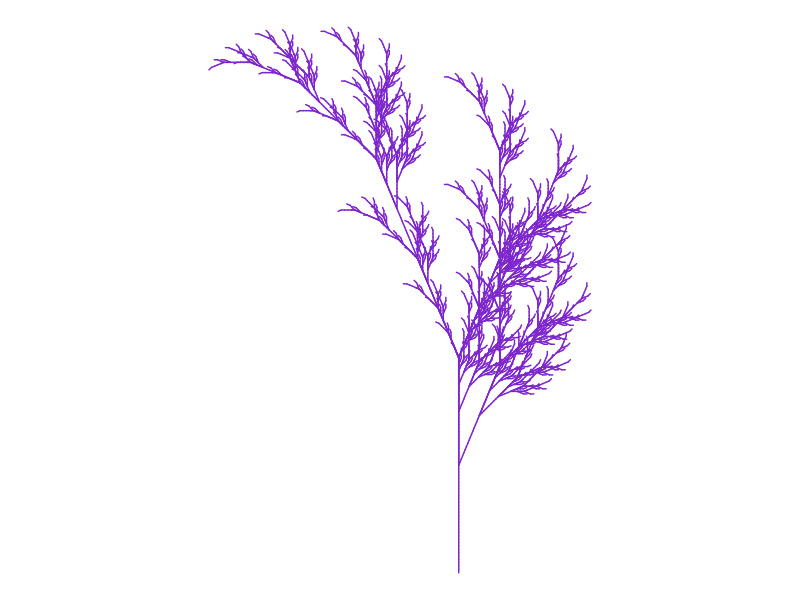

R code for this plot:
# Title Fall color
# Credit: https://fronkonstin.com

# Install packages

library(dplyr)
library(proto)
library(gsubfn)
library(tidyverse)

# Define elements in plant art
# Each image corresponds to a different axiom, rules, angle and depth

# Leaf of Fall

axiom="X"
rules=list("X"="F-[[X]+X]+F[+FX]-X", "F"="FF")
angle=22.5
depth=6


for (i in 1:depth) axiom=gsubfn(".", rules, axiom)

actions=str_extract_all(axiom, "\\d*\\+|\\d*\\-|F|L|R|\\[|\\]|\\|") %>% unlist

status=data.frame(x=numeric(0), y=numeric(0), alfa=numeric(0))
points=data.frame(x1 = 0, y1 = 0, x2 = NA, y2 = NA, alfa=90, depth=1)


# Generating data
# Note: may take a minute or two

for (action in actions)
{
  if (action=="F")
  {
    x=points[1, "x1"]+cos(points[1, "alfa"]*(pi/180))
    y=points[1, "y1"]+sin(points[1, "alfa"]*(pi/180))
    points[1,"x2"]=x
    points[1,"y2"]=y
    data.frame(x1 = x, y1 = y, x2 = NA, y2 = NA,
               alfa=points[1, "alfa"],
               depth=points[1,"depth"]) %>% rbind(points)->points
  }
  if (action %in% c("+", "-")){
    alfa=points[1, "alfa"]
    points[1, "alfa"]=eval(parse(text=paste0("alfa",action, angle)))
  }
  if(action=="["){
    data.frame(x=points[1, "x1"], y=points[1, "y1"], alfa=points[1, "alfa"]) %>%
      rbind(status) -> status
    points[1, "depth"]=points[1, "depth"]+1
  }
  
  if(action=="]"){
    depth=points[1, "depth"]
    points[-1,]->points
    data.frame(x1=status[1, "x"], y1=status[1, "y"], x2=NA, y2=NA,
               alfa=status[1, "alfa"],
               depth=depth-1) %>%
      rbind(points) -> points
    status[-1,]->status
  }
}

ggplot() +
  geom_segment(aes(x = x1, y = y1, xend = x2, yend = y2),
               lineend = "round",
               color="purple3", # Set your own Fall color?
               data=na.omit(points)) +
  coord_fixed(ratio = 1) +
  theme_void() # No grid nor axes
